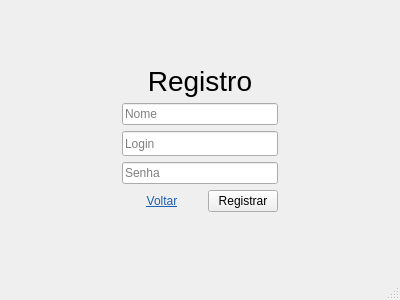
<?xml version="1.0" encoding="UTF-8"?>
<ui version="4.0">
 <class>RegisterScreen</class>
 <widget class="QMainWindow" name="RegisterScreen">
  <property name="geometry">
   <rect>
    <x>0</x>
    <y>0</y>
    <width>400</width>
    <height>300</height>
   </rect>
  </property>
  <property name="windowTitle">
   <string>MainWindow</string>
  </property>
  <widget class="QWidget" name="centralwidget">
   <layout class="QHBoxLayout" name="horizontalLayout">
    <item>
     <spacer name="horizontalSpacer_3">
      <property name="orientation">
       <enum>Qt::Horizontal</enum>
      </property>
      <property name="sizeHint" stdset="0">
       <size>
        <width>40</width>
        <height>20</height>
       </size>
      </property>
     </spacer>
    </item>
    <item alignment="Qt::AlignVCenter">
     <widget class="QWidget" name="widget" native="true">
      <layout class="QVBoxLayout" name="FormLayout">
       <item>
        <widget class="QLabel" name="label">
         <property name="font">
          <font>
           <pointsize>21</pointsize>
          </font>
         </property>
         <property name="text">
          <string>Registro</string>
         </property>
         <property name="alignment">
          <set>Qt::AlignCenter</set>
         </property>
        </widget>
       </item>
       <item>
        <widget class="QLineEdit" name="name_input">
         <property name="placeholderText">
          <string>Nome</string>
         </property>
        </widget>
       </item>
       <item>
        <widget class="QLineEdit" name="login_input">
         <property name="minimumSize">
          <size>
           <width>142</width>
           <height>25</height>
          </size>
         </property>
         <property name="text">
          <string/>
         </property>
         <property name="placeholderText">
          <string>Login</string>
         </property>
        </widget>
       </item>
       <item>
        <widget class="QLineEdit" name="password_input">
         <property name="text">
          <string/>
         </property>
         <property name="echoMode">
          <enum>QLineEdit::Password</enum>
         </property>
         <property name="placeholderText">
          <string>Senha</string>
         </property>
        </widget>
       </item>
       <item>
        <layout class="QHBoxLayout" name="EnterButtonLayout">
         <item>
          <widget class="QPushButton" name="back_to_login_button">
           <property name="font">
            <font>
             <underline>true</underline>
             <kerning>true</kerning>
            </font>
           </property>
           <property name="cursor">
            <cursorShape>PointingHandCursor</cursorShape>
           </property>
           <property name="styleSheet">
            <string notr="true">color: rgb(26, 95, 180);</string>
           </property>
           <property name="text">
            <string>Voltar</string>
           </property>
           <property name="flat">
            <bool>true</bool>
           </property>
          </widget>
         </item>
         <item>
          <widget class="QPushButton" name="register_button">
           <property name="minimumSize">
            <size>
             <width>0</width>
             <height>0</height>
            </size>
           </property>
           <property name="maximumSize">
            <size>
             <width>70</width>
             <height>16777215</height>
            </size>
           </property>
           <property name="text">
            <string>Registrar</string>
           </property>
          </widget>
         </item>
        </layout>
       </item>
      </layout>
     </widget>
    </item>
    <item>
     <spacer name="horizontalSpacer_2">
      <property name="orientation">
       <enum>Qt::Horizontal</enum>
      </property>
      <property name="sizeHint" stdset="0">
       <size>
        <width>40</width>
        <height>20</height>
       </size>
      </property>
     </spacer>
    </item>
   </layout>
  </widget>
  <widget class="QStatusBar" name="statusbar"/>
 </widget>
 <resources/>
 <connections/>
</ui>
